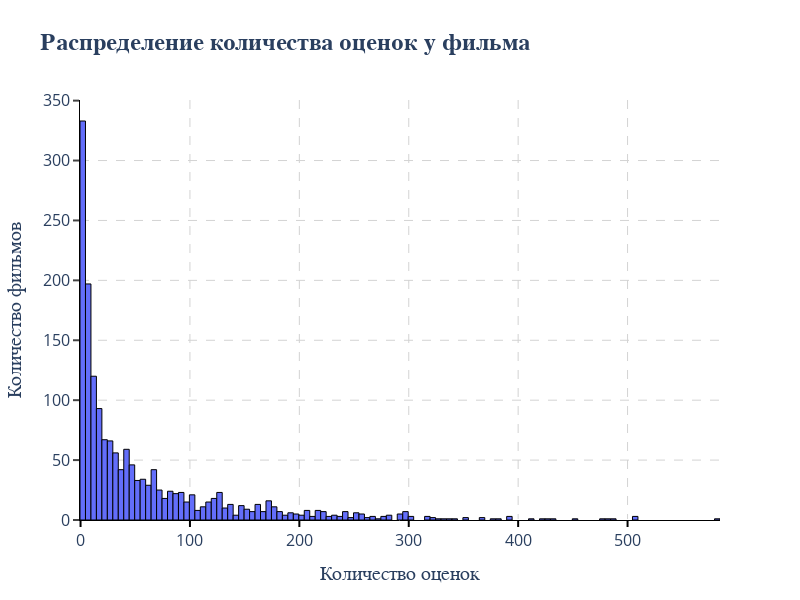

Source (notebook cell):
### Code cell
fig_8 = px.histogram(
    movies_ratings_count, nbins=200, title="Распределение количества оценок у фильма"
)
fig_8.update_layout(
    width=800,  # ширина в пикселях
    height=600,  # высота в пикселях
    # autosize=False,  # отключаем авторазмер
    xaxis_title="Количество оценок",
    yaxis_title="Количество фильмов",
    # title_font=dict(size=24, family="Arial", weight="bold"),
    showlegend=False,
)
fig_8.update_layout(
    xaxis=dict(
        showticklabels=True,
        tickmode="linear",
        ticks="outside",  # Ticks снаружи: 'outside', 'inside', ''
        ticklen=6,  # Длина ticks
        tickwidth=2,  # Толщина ticks
        tickcolor="black",  # Цвет ticks
        dtick=100,
        # tickmode='array',  # Режим ручной установки
        # tickvals=[0, 1, 2, 3],  # Позиции ticks
        # ticktext=['Категория A', 'Категория B', 'Категория C', 'Категория D']  # Подписи
    ),
    yaxis=dict(
        showticklabels=True,
        tickmode="linear",
        dtick=50,
        ticks="outside",  # Ticks снаружи: 'outside', 'inside', ''
        ticklen=6,  # Длина ticks
        tickwidth=2,  # Толщина ticks
        # tickmode="linear",
        # dtick=5
    ),
)
fig_8 = configure_plotly_theme(fig_8)
fig_8.update_traces(marker=dict(line=dict(width=1, color="black")))
fig_8.show()

### Figure 1 — Plotly figure (JSON) as saved in the notebook; plotly's stock layout.template omitted (floating-point values rounded to 4 significant figures; data arrays with more than 128 entries replaced by an {"elided": "..."} marker saying what was removed)
{"data": [{"bingroup": "x", "hovertemplate": "variable=user_id<br>value=%{x}<br>count=%{y}<extra></extra>", "legendgroup": "user_id", "marker": {"color": "#636efa", "line": {"color": "black", "width": 1}, "pattern": {"shape": ""}}, "name": "user_id", "nbinsx": 200, "orientation": "v", "showlegend": true, "type": "histogram", "x": {"elided": "1682 int values"}, "xaxis": "x", "yaxis": "y"}], "layout": {"barmode": "relative", "font": {"size": 14}, "height": 600, "legend": {"title": {"text": "variable"}, "tracegroupgap": 0}, "paper_bgcolor": "white", "plot_bgcolor": "white", "showlegend": false, "title": {"font": {"family": "Arial", "size": 24, "weight": "bold"}, "text": "Распределение количества оценок у фильма"}, "width": 800, "xaxis": {"anchor": "y", "domain": [0, 1], "dtick": 100, "gridcolor": "lightgray", "griddash": "dash", "gridwidth": 1, "linecolor": "black", "linewidth": 1, "showline": true, "showticklabels": true, "tickcolor": "black", "tickfont": {"size": 16}, "ticklen": 6, "tickmode": "linear", "ticks": "outside", "tickwidth": 2, "title": {"font": {"family": "Arial", "size": 20}, "text": "Количество оценок"}}, "yaxis": {"anchor": "x", "domain": [0, 1], "dtick": 50, "gridcolor": "lightgray", "griddash": "dash", "gridwidth": 1, "linecolor": "black", "linewidth": 1, "showline": true, "showticklabels": true, "tickfont": {"size": 16}, "ticklen": 6, "tickmode": "linear", "ticks": "outside", "tickwidth": 2, "title": {"font": {"family": "Arial", "size": 20}, "text": "Количество фильмов"}}}}
